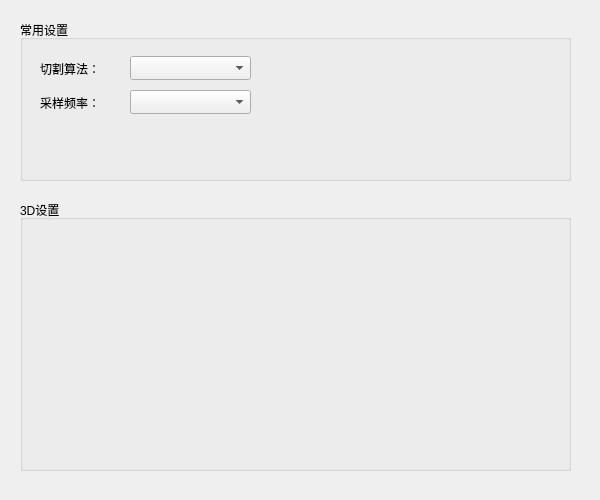
<?xml version="1.0" encoding="UTF-8"?>
<ui version="4.0">
 <class>QViewSetting</class>
 <widget class="QWidget" name="QViewSetting">
  <property name="geometry">
   <rect>
    <x>0</x>
    <y>0</y>
    <width>600</width>
    <height>500</height>
   </rect>
  </property>
  <property name="windowTitle">
   <string>参数设置</string>
  </property>
  <widget class="QGroupBox" name="groupBox">
   <property name="geometry">
    <rect>
     <x>20</x>
     <y>20</y>
     <width>551</width>
     <height>161</height>
    </rect>
   </property>
   <property name="title">
    <string>常用设置</string>
   </property>
   <widget class="QComboBox" name="comboBoxCSG">
    <property name="geometry">
     <rect>
      <x>110</x>
      <y>36</y>
      <width>121</width>
      <height>24</height>
     </rect>
    </property>
   </widget>
   <widget class="QLabel" name="label">
    <property name="geometry">
     <rect>
      <x>20</x>
      <y>40</y>
      <width>81</width>
      <height>18</height>
     </rect>
    </property>
    <property name="text">
     <string>切割算法： </string>
    </property>
   </widget>
   <widget class="QComboBox" name="comboBoxSampFreq">
    <property name="geometry">
     <rect>
      <x>110</x>
      <y>70</y>
      <width>121</width>
      <height>24</height>
     </rect>
    </property>
   </widget>
   <widget class="QLabel" name="label_2">
    <property name="geometry">
     <rect>
      <x>20</x>
      <y>74</y>
      <width>81</width>
      <height>18</height>
     </rect>
    </property>
    <property name="text">
     <string>采样频率： </string>
    </property>
   </widget>
  </widget>
  <widget class="QGroupBox" name="groupBox_2">
   <property name="geometry">
    <rect>
     <x>20</x>
     <y>200</y>
     <width>551</width>
     <height>271</height>
    </rect>
   </property>
   <property name="title">
    <string>3D设置</string>
   </property>
  </widget>
 </widget>
 <layoutdefault spacing="6" margin="11"/>
 <resources/>
 <connections/>
</ui>
